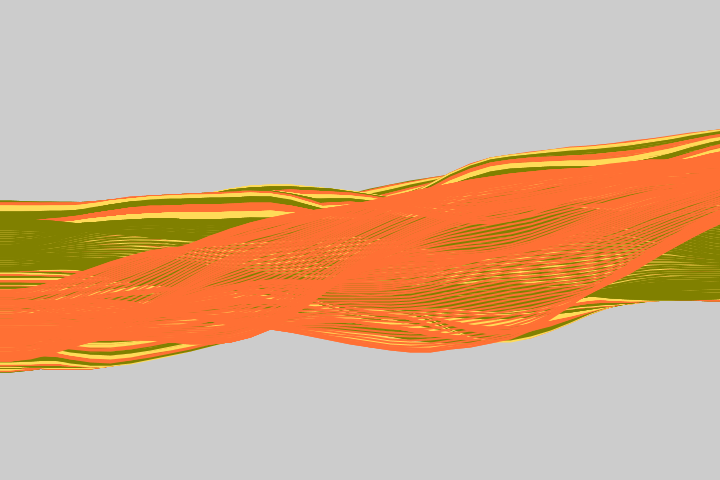
Frame 1 (no input)
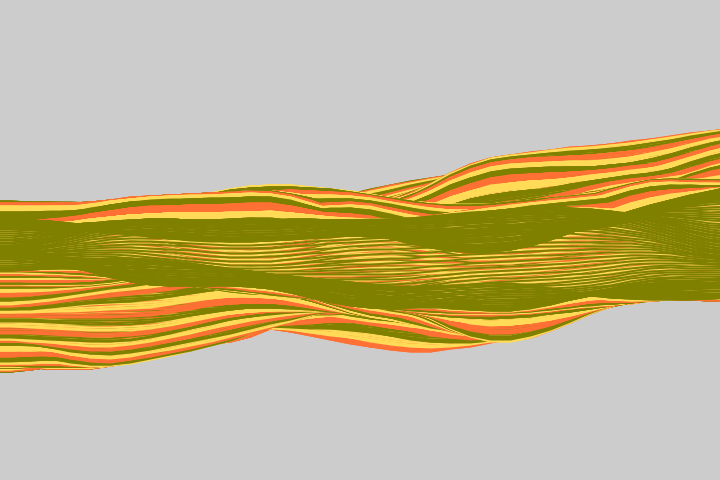
Frame 60 (the mouse pressed at the canvas centre just before this capture)
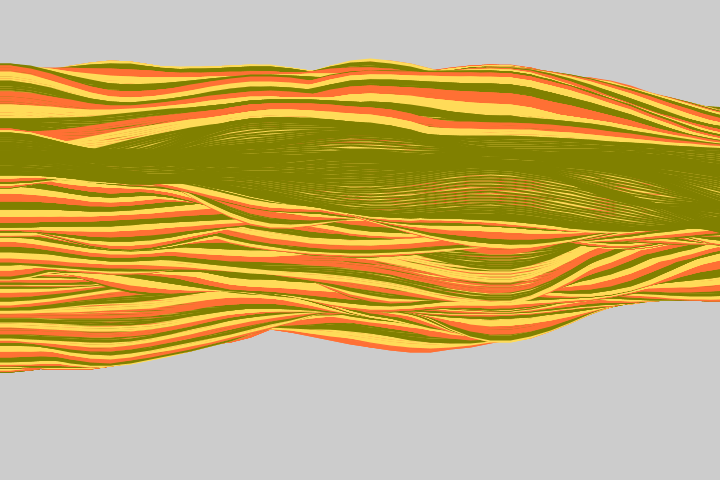
Frame 120 (the mouse held since frame 60 and released just before this capture)

The Processing sketch that drew these frames (run headless with seeded random() and noise(); from frame 60 on, the mouse is pressed at the canvas centre):

// Processing sketch: pat12_2
// ── pat12_2.pde
int ranges = 100;
int numCircles = 50;
float angleIncrement = 0.5; // Slower rotation speed
float radiusIncrement = 0.05;
float maxRadius;
float angle = 0;
float startTime=0.;;
color c1 = #808000;
color c2 = #FF7034;
color c3 = #FFDB58;
color c4 =  #EBD7A8;
color[] colors = {c1, c2, c3, c4};
int count = 0;

void setup() {
  size(720, 480);
  startTime=millis(); 
  radiusIncrement=0.05;
  angleIncrement=0.5;
}

void draw() {
  count += 1;
  if (count  == 3) {
    count = 0;
  }

  noFill();
  strokeWeight(2);

  for (int i = 0; i < ranges; i++) {
    stroke(colors[count]);

    beginShape();
    for (int x = -10; x < width + 11; x += 20) {
      float n = noise(x * 0.001, i * 0.01, frameCount * 0.02);
      float y = map(n, 0, 1, 0, height);
      vertex(x, y);
    }
    endShape();
  }
  if (frameCount>175) {

    push();
    translate(width/2, height/2);

    // Calculate the elapsed time since the start of the animation
    float elapsedTime = millis() - startTime;

    for (int i = numCircles; i > 0; i--) {
      float currentRadius = i * radiusIncrement;
      float x = cos(angle) * currentRadius;
      float y = sin(angle) * currentRadius;
      int colorIndex = i % colors.length;
      fill(colors[colorIndex]);
      ellipse(x, y, currentRadius * 2, currentRadius * 2);
      angle += angleIncrement;

      // Increase the radiusIncrement based on elapsed time
      radiusIncrement += elapsedTime * 0.0000001;
    }
    pop();
  }
}

void mousePressed()
{
  frameCount = -1;
}
